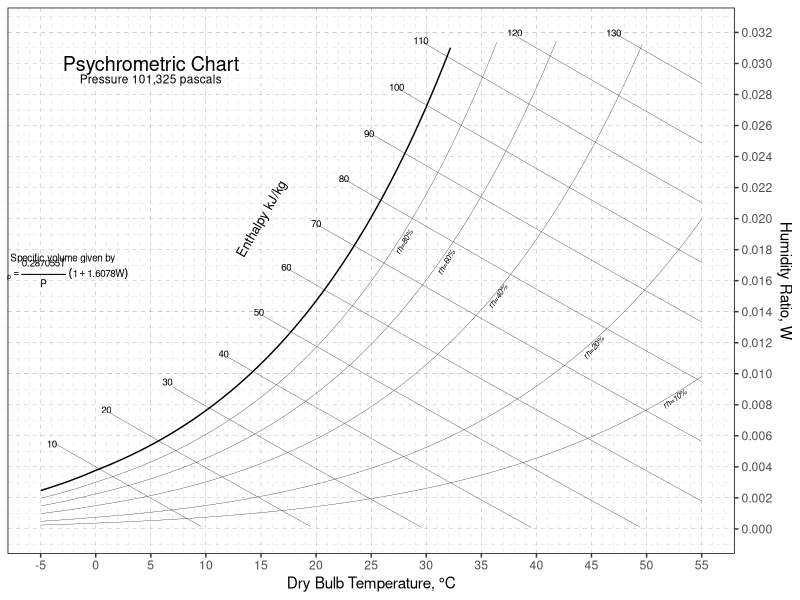

Write the R code that produced this figure.
#! /usr/bin/Rscript

#
# Copyright (C) 2025 by Randall Tomisek  <rtomisek@gmail.com>
#
# Permission to use, copy, modify, and/or distribute this software 
# for any purpose with or without fee is hereby granted.
#
# THE SOFTWARE IS PROVIDED "AS IS" AND THE AUTHOR DISCLAIMS ALL
# WARRANTIES WITH REGARD TO THIS SOFTWARE INCLUDING ALL IMPLIED
# WARRANTIES OF MERCHANTABILITY AND FITNESS. IN NO EVENT SHALL
# THE AUTHOR BE LIABLE FOR ANY SPECIAL, DIRECT, INDIRECT, OR
# CONSEQUENTIAL DAMAGES OR ANY DAMAGES WHATSOEVER RESULTING FROM LOSS
# OF USE, DATA OR PROFITS, WHETHER IN AN ACTION OF CONTRACT,
# NEGLIGENCE OR OTHER TORTIOUS ACTION, ARISING OUT OF OR IN CONNECTION
# WITH THE USE OR PERFORMANCE OF THIS SOFTWARE
#

# An R script to generate psychrometric charts


# A function to return saturated water vapor pressure at temperature t
p_sat <- function( t) {

   if( t < 213.15 )
   {
      return( -1 )
    } else if( t < 273.15 )
   {
      A <- -0.7297593707E-5
      B <-  0.5397420727E-2
      C <-  0.2069880620E2
      D <- -0.6042275128E4
   } else if( t < 322.15 )
   {
      A <-  0.1255001965E-4
      B <- -0.1923595289E-1
      C <-  0.2705101899E2
      D <- -0.6344011577E4
   } else if( t < 373.15 )
   {
      A <-  0.1246732157E-4
      B <- -0.1915465806E-1
      C <-  0.2702388315E2
      D <- -0.6340941639E4
   } else if( t < 423.15 )
   {
      A <-  0.1204507646E-4
      B <- -0.1866650553E-1
      C <-  0.2683629403E2
      D <- -0.6316972063E4
   }  else if( t <= 473.15 )
   {
      A <-  0.1069730183E-4
      B <- -0.1698965754E-1
      C <-  0.2614073298E2
      D <- -0.6220781230E4
   } else
   {
      return( -1)
   }
    
   a <- ( (A*t) + B )*t + C + D/t
   
   return( 1000 * exp( a ) )
}

# used to gererate data for rh lines
Wrh <- function( t, rh, P ) {
    return( 0.62198*p_sat(t+273.15)*rh / (P - rh*p_sat(t+273.15)) )
}
vWrh <- Vectorize(Wrh, "t")

# used to generate enthalpy lines
We <- function( t, H, P) {
    return( (H - 1.006*t)/(2501 + 1.805*t) )
}
vWe <- Vectorize(We, "t")


# parameters this chart
P <- 101325  # pascals, pressure for chart, usually 1 atm

Tmin <- -5.0
Tmax <- 55.0

Wmin <- 0.0
Wmax <- 0.032

title1 <- "Psychrometric Chart"                                       # make strings for main label
title2 <- sprintf("Pressure %s pascals", format(P, trim=TRUE, big.mark=",") )


library(ggplot2)

p <- ggplot( )  +
     annotate( "text", x=5, y=0.030, label=title1, size=5) +                                       # main title
     annotate( "text", x=5, y=0.029, label=title2, size=3) +
     theme( panel.grid = element_line( color='black', linetype=2, linewidth=0.05 ),
            panel.background = element_rect(fill = 'white', colour='black'  )) +
     xlab("Dry Bulb Temperature, °C") +
     scale_x_continuous(n.breaks=21, minor_breaks = scales::breaks_width(1), limits=c(Tmin, Tmax) ) +
     ylab("Humidity Ratio, W") +
     scale_y_continuous(n.breaks=18, limits=c(Wmin, Wmax), position="right") +
     geom_function( fun = function(x) vWrh( x, 1.0, P) ) +                                  # rh = 1.0 it the saturation line
     geom_function( fun = function(x) vWrh( x, 0.8, P), linewidth=0.1 ) +                   # is should be plotted bolder that the others
     geom_function( fun = function(x) vWrh( x, 0.6, P), linewidth=0.1 ) +
     geom_function( fun = function(x) vWrh( x, 0.4, P), linewidth=0.1 ) +                   # add the whateve rh lines you want
     geom_function( fun = function(x) vWrh( x, 0.2, P), linewidth=0.1 ) +
     geom_function( fun = function(x) vWrh( x, 0.1, P), linewidth=0.1 ) +
     annotate( "text", x=28, y=0.0185, label="rh=80%", size=2, fontface='italic', angle=60) +
     annotate( "text", x=31.8, y=0.0172, label="rh=60%", size=2, fontface='italic', angle=60) +  # labels for rh lines
     annotate( "text", x=36.5, y=0.015, label="rh=40%", size=2, fontface='italic', angle=55) +
     annotate( "text", x=45.2, y=0.0117, label="rh=20%", size=2, fontface='italic', angle=50) +
     annotate( "text", x=52.55, y=0.0084, label="rh=10%", size=2, fontface='italic', angle=36) +
     geom_function( fun = function(x) vWe( x, 10, P), xlim=c(-4.0,55.0), linewidth=0.1 ) +
     geom_function( fun = function(x) vWe( x, 20, P), xlim=c(1.2,55.0), linewidth=0.1 ) +
     geom_function( fun = function(x) vWe( x, 30, P), xlim=c(7.0,55.0), linewidth=0.1 ) +
     geom_function( fun = function(x) vWe( x, 40, P), xlim=c(12.0,55.0), linewidth=0.1 ) +
     geom_function( fun = function(x) vWe( x, 50, P), xlim=c(15.0,55.0), linewidth=0.1 ) +      # the entalpy lines
     geom_function( fun = function(x) vWe( x, 60, P), xlim=c(17.5,55.0), linewidth=0.1 ) +
     geom_function( fun = function(x) vWe( x, 70, P), xlim=c(20.0,55.0), linewidth=0.1 ) +
     geom_function( fun = function(x) vWe( x, 80, P), xlim=c(22.5,55.0), linewidth=0.1 ) +
     geom_function( fun = function(x) vWe( x, 90, P), xlim=c(25.0,55.0), linewidth=0.1 ) +
     geom_function( fun = function(x) vWe( x, 100, P), xlim=c(27.5,55.0), linewidth=0.1 ) +
     geom_function( fun = function(x) vWe( x, 110, P), xlim=c(29.5,55.0), linewidth=0.1 ) +
     geom_function( fun = function(x) vWe( x, 120, P), xlim=c(31.0,55.0), linewidth=0.1 ) +
     geom_function( fun = function(x) vWe( x, 130, P), xlim=c(32.0,55.0), linewidth=0.1 ) +
     annotate( "text", x=15, y=0.02, label="Enthalpy kJ/kg", size=3.3, angle=60 ) +
     annotate( "text", x=-4.0, y=0.0055, label="10", size=2.5) +
     annotate( "text", x=0.95, y=0.0077, label="20", size=2.5) +
     annotate( "text", x=6.5, y=0.0095, label="30", size=2.5) +
     annotate( "text", x=11.6, y=0.0113, label="40", size=2.5) +
     annotate( "text", x=14.8, y=0.014, label="50", size=2.5) +
     annotate( "text", x=17.3, y=0.0169, label="60", size=2.5) +
     annotate( "text", x=20.0, y=0.0197, label="70", size=2.5) +                                 # and the enthapy labels
     annotate( "text", x=22.5, y=0.0226, label="80", size=2.5) +
     annotate( "text", x=24.8, y=0.0255, label="90", size=2.5) +
     annotate( "text", x=27.3, y=0.0285, label="100", size=2.5) +
     annotate( "text", x=29.5, y=0.0315, label="110", size=2.5) +
     annotate( "text", x=38.0, y=0.032, label="120", size=2.5) +
     annotate( "text", x=47.0, y=0.032, label="130", size=2.5) +
     # An equation for the user to calculate specific volume
     annotate( "text", x=-3, y=0.0175, label="Specific volume given by", size=2.5) +
     annotate( "text", x=-3, y=0.0165, label=expression(V[sp]==frac(0.287055*T,P)~(1+1.6078*W) ), size=2.5)


ggsave("psy.pdf", plot=p, units="in", width=10, height=8)

  
